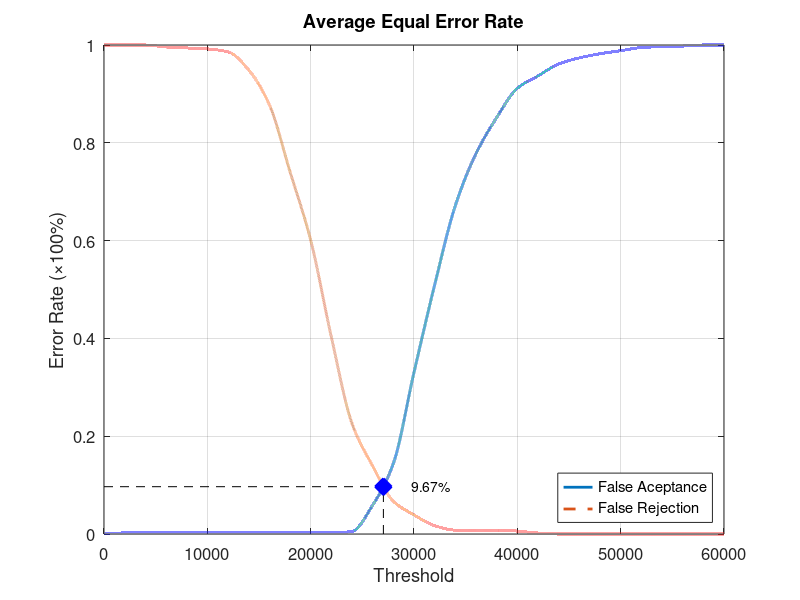
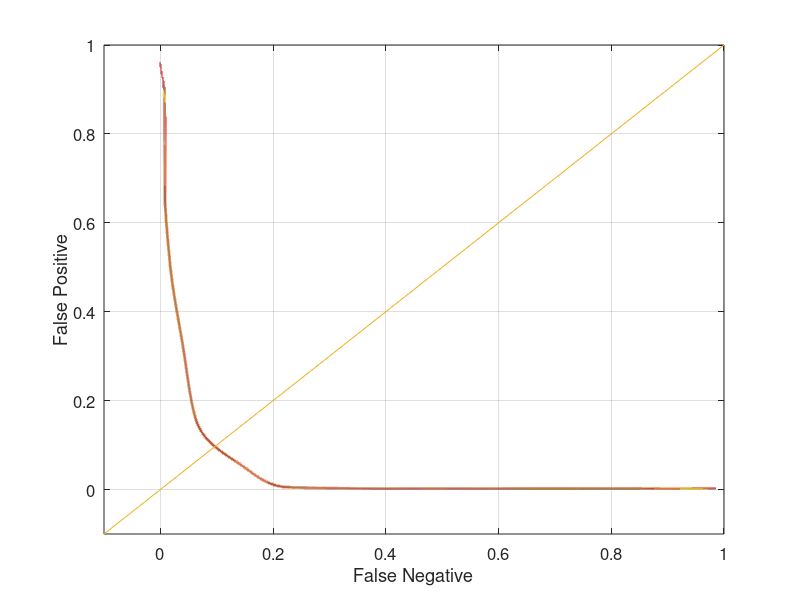

MATLAB code to generate these figures, in order:
function yEER = Database3Average
close all;
clear;
clc;
x = 0:2000:60000;
xq = 0:0.5:60000;

y0 = [0 0.00210526 0.00210526 0.00210526 0.00210526 0.00210526 0.00210526 0.00210526 0.00210526 0.00210526 0.00210526 0.00210526 0.00526316 0.0589474 0.144211 0.330526 0.509474 0.671579 0.777895 0.851579 0.911579 0.936842 0.961053 0.973684 0.982105 0.988421 0.994737 0.996842 0.997895 1 1];
yy0 = interp1(x, y0, xq, 'pchip');
y1 = [1 1 1 0.996 0.994 0.992 0.986 0.949 0.878 0.741 0.601 0.403 0.226 0.139 0.067 0.039 0.017 0.008 0.008 0.008 0.006 0.002 0 0 0 0 0 0 0 0 0];
yy1 = interp1(x, y1, xq, 'pchip');

% Calculating EER: 
y2 = abs(y0 - y1);
find(y2 == min(y2))
yy2 = abs(yy0 - yy1);
xEER = find(yy2 == min(yy2));
xEERIndex = xq(xEER) % X-axis EER
yEER = yy0(xEER) % Y-axis EER

main = figure
plot(xq, yy0,'-','LineWidth', 2);	hold on
plot(xq, yy1,'--','LineWidth', 2);	hold on
plot([xEERIndex xEERIndex], [0 yEER], 'k--');	hold on
plot([0 xEERIndex], [yEER yEER], 'k--');	hold on
plot(xEERIndex, yEER, 'bx', 'LineWidth', 10);	hold on
text(xEERIndex + 10 * xEERIndex / 100, yEER, [num2str(round((10000 * yEER)) / 100) '%'])
legend('False Aceptance', 'False Rejection', 'Location', 'SouthEast')
xlabel('Threshold')
ylabel('Error Rate (\times100%)')
title('Average Equal Error Rate')
set(gca, 'FontSize', 12)
axis([0 60000 0 1])
grid on

print(main, 'Database3AverageMain', '-dpng');
FNRxFPR = figure('Color', [1 1 1]);
plot(yy1, yy0, '-', yy1, yy0, 'LineWidth', 2);
hold on
y = -0.1:0.1:1
plot(y, y); 
set(gca, 'FontSize', 12)
xlabel('False Negative')
ylabel('False Positive')
axis([-0.1 1 -0.1 1])
set(gca, 'FontSize', 12)
grid on

print(FNRxFPR, 'Database3AverageFNRxFPR','-dpng');
end
